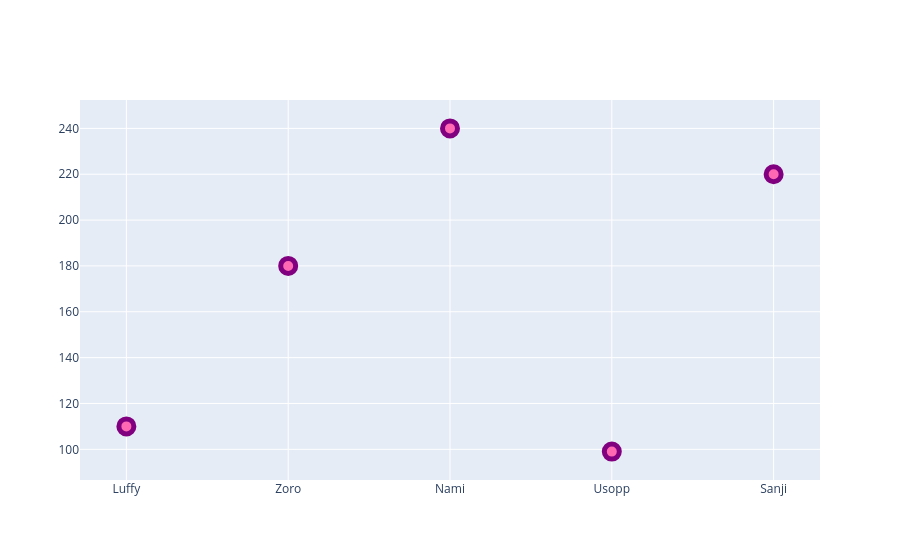

The notebook cell saved with this chart:
### Code cell
graph = go.Figure()
graph.add_trace(go.Scatter(x=x1, y=y1, mode='markers', marker=dict(size=15, color='hotpink', opacity=1, line=dict(width=5, color='purple'))))

### Figure 1 — Plotly figure (JSON) as saved in the notebook; plotly's stock layout.template omitted (floating-point values rounded to 4 significant figures)
{"data": [{"marker": {"color": "hotpink", "line": {"color": "purple", "width": 5}, "opacity": 1, "size": 15}, "mode": "markers", "type": "scatter", "x": ["Luffy", "Zoro", "Nami", "Usopp", "Sanji"], "y": [110, 180, 240, 99, 220]}], "layout": {}}
